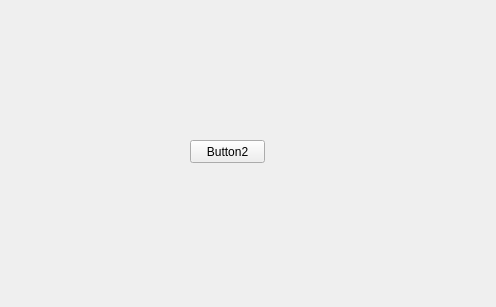
<?xml version="1.0" encoding="UTF-8"?>
<ui version="4.0">
 <class>Widget</class>
 <widget class="QWidget" name="Widget">
  <property name="geometry">
   <rect>
    <x>0</x>
    <y>0</y>
    <width>496</width>
    <height>307</height>
   </rect>
  </property>
  <property name="windowTitle">
   <string>Widget</string>
  </property>
  <widget class="QPushButton" name="button2">
   <property name="geometry">
    <rect>
     <x>190</x>
     <y>140</y>
     <width>75</width>
     <height>23</height>
    </rect>
   </property>
   <property name="text">
    <string>Button2</string>
   </property>
  </widget>
 </widget>
 <resources/>
 <connections/>
</ui>
